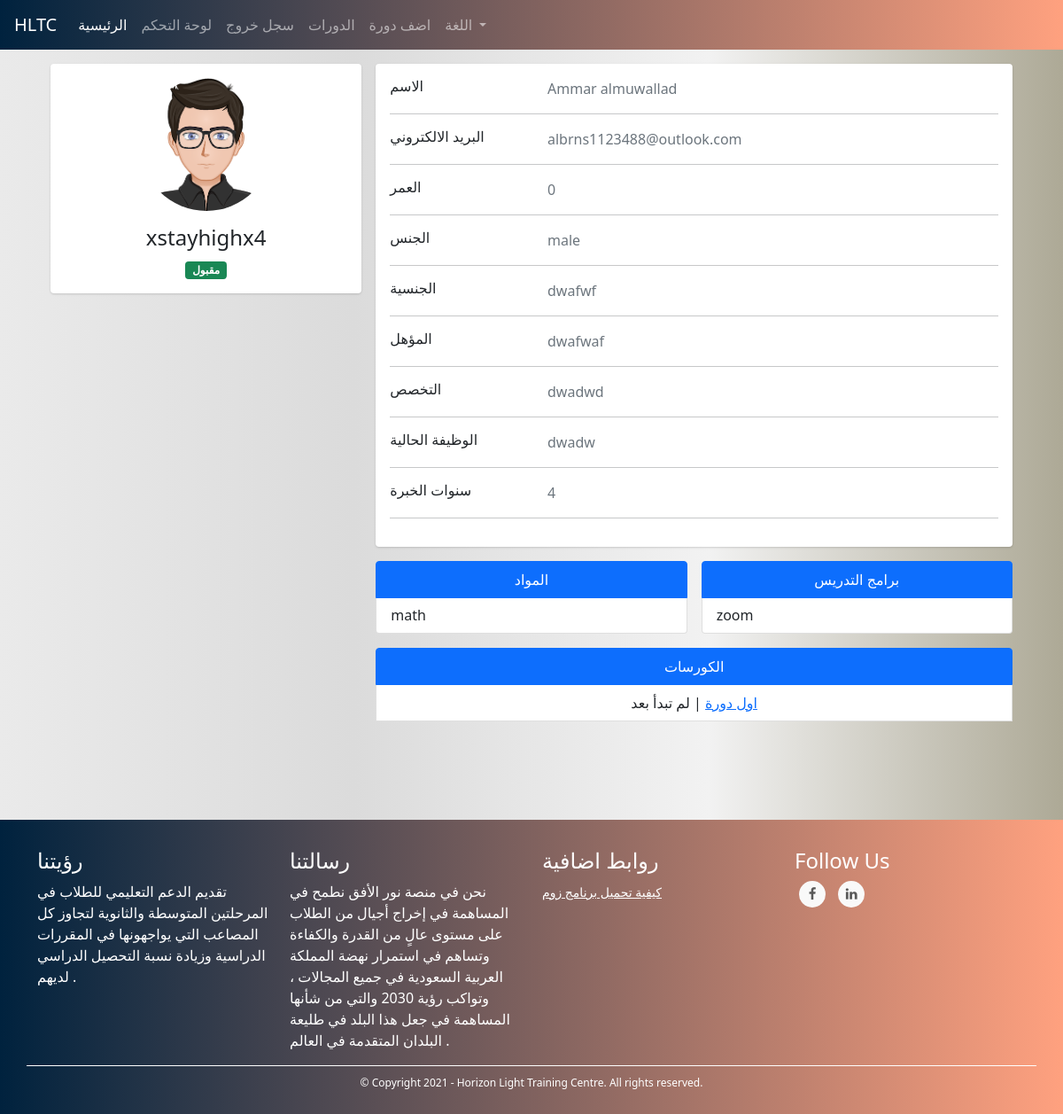
Before: /admins/user/3 (signed in) with the older database file.
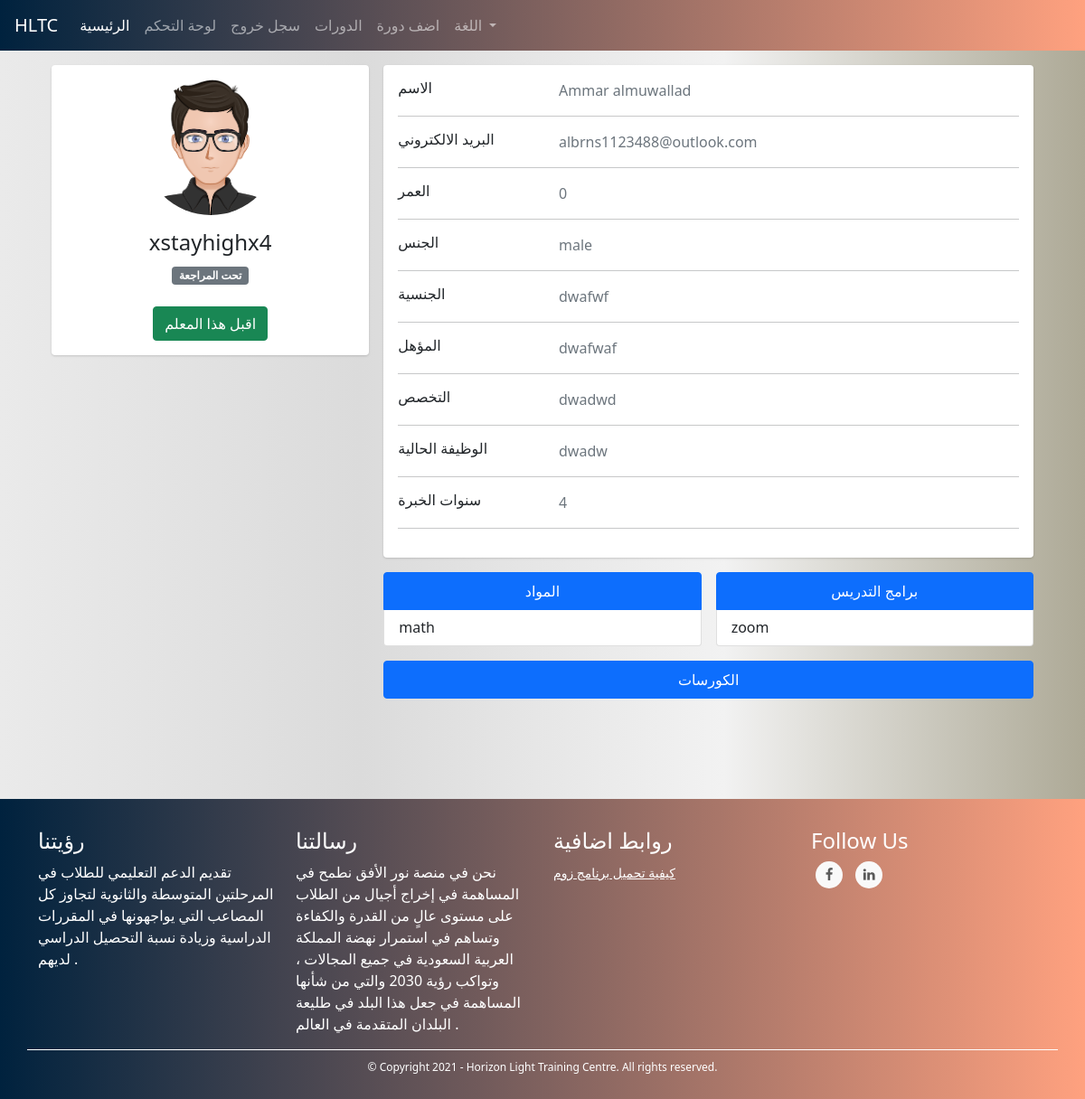
After: the same page with the newer database file.
### TUTOR/models.py (models this page shows, shortened)
class UserModel(db.Model, UserMixin):
    id = db.Column(db.Integer, primary_key=True)
    first_name = db.Column(db.String(128), nullable=False)
    last_name = db.Column(db.String(128), nullable=False)
    username = db.Column(db.String(20), unique=True, nullable=False)
    email = db.Column(db.String(256), unique=True, nullable=False)
    password = db.Column(db.String(255), nullable=False)
    user_type = db.Column(db.String(30), nullable=False)
    _gender = db.Column(db.Boolean, nullable=False, default=True)
    email_confirmation_code = db.Column(db.String(5), nullable=True)
    is_confirmed = db.Column(db.Boolean, nullable=False, default=False)
    creation_date = db.Column(db.DateTime, nullable=False, default=datetime.utcnow)
    admin_data_model = db.relationship('AdminDataModel', backref='user', uselist=False)
    tutor_data_model = db.relationship('TutorDataModel', backref='user', uselist=False)
    student_data_model = db.relationship('StudentDataModel', backref='user', uselist=False)
    @property
    def full_name(self):
        return self.first_name + " " + self.last_name
    @property
    def gender(self):
        return "male" if self._gender else "female"

class TutorDataModel(db.Model):
    id = db.Column(db.Integer, primary_key=True)
    date_of_birth = db.Column(db.DateTime, nullable=False)
    nationality = db.Column(db.String(30), nullable=False)
    qualification = db.Column(db.String(35), nullable=False)
    major = db.Column(db.String(35), nullable=False)
    current_job = db.Column(db.String(50), nullable=False)
    _subjects = db.Column(db.String(), nullable=False) # [subject1, subject2, ...]
    years_of_experience = db.Column(db.Integer, nullable=False)
    _tools_used_for_online_tutoring = db.Column(db.String(), nullable=False) # [tool1, tool2, ...]
    is_accepted = db.Column(db.Boolean, nullable=False, default=False)
    courses = db.relationship('CourseModel', backref='tutor')
    user_id = db.Column(db.Integer, db.ForeignKey('user_model.id'))
    @property
    def age(self):
        return int((datetime.date(datetime.utcnow()) - datetime.date(self.date_of_birth)).days / 365)
    @property
    def subjects(self):
        return json.loads(self._subjects)
    @property
    def tools_used_for_online_tutoring(self):
        return json.loads(self._tools_used_for_online_tutoring)

class CourseModel(db.Model):
    id = db.Column(db.Integer, primary_key=True)
    name = db.Column(db.String(130), nullable=False)
    description = db.Column(db.String(1000), nullable=False)
    subject = db.Column(db.String(), nullable=False)
    price = db.Column(db.Integer, nullable=False)
    min_students = db.Column(db.Integer, nullable=False)
    max_students = db.Column(db.Integer, nullable=False)
    currency = db.Column(db.String(3), nullable=False)
    began = db.Column(db.Boolean, nullable=False, default=False)
    ended = db.Column(db.Boolean, nullable=False, default=False)
    course_type = db.Column(db.Integer, nullable=False) # 1 for start when min number # 2 for start with min and date
    _period = db.Column(db.Integer, nullable=True) # days
    _start_date = db.Column(db.DateTime, nullable=True)
    _end_date = db.Column(db.DateTime, nullable=True)
    links = db.Column(db.String(), nullable=False) # {"zoom": "link", ....}
    weekly_time_table_json  = db.Column(db.String(1000), nullable=False) # {"saturday": {"from": ..., "to": ...}, ...}
    _state = db.Column(db.String(), nullable=False, default=json.dumps({"state_code": 1, "state_string": "لم تبدأ بعد", "allowed_actions": ["join", "view", "start", "cancel"]})) # {"state_code": 2, "state_string": "قائم", "allowed_actions": ["view", "end"]} {"state_code": 3, "state_string": "انتهى", "allowed_actions": ["delete"]} {"state_code": 4, "state_string": "ملغي", "allowed_actions": ["delete"]}
    number_of_students_paid = db.Column(db.Integer, nullable=False, default=0)
    have_sent_first_payment_emails = db.Column(db.Boolean, nullable=False, default=False)
    created_by_admin = db.Column(db.Boolean, nullable=False)
    creation_date = db.Column(db.DateTime, nullable=False, default=datetime.utcnow)
    payment_model = db.relationship('PaymentModel', backref='course', uselist=False)
    tutor_data_model_id = db.Column(db.Integer, db.ForeignKey('tutor_data_model.id'),
        nullable=False)
    @property
    def state(self): # hold the course's state for example (is it runnung or hasn't began yet...) this helps with determaning what to do with the couse next for example (if it's running we should look into if it should end)
        return json.loads(self._state)
    def start(self):
        self.began = True
        self._state = json.dumps({"state_code": 2, "state_string": "قائم", "allowed_actions": ["view", "end", "cancel"]})
        if self.course_type == 1:
            now = datetime.date(datetime.utcnow())
            self._start_date = now
            self._end_date = now + timedelta(days=self.period)
        db.session.commit()
        for sdm in self.students: # the paymetn is when a student joins not when the course begins bcz the course wont begin if students didn't pay
            send_student_course_start_email(sdm.user, self)
        send_tutor_course_start_email(self.tutor.user, self)
        return True
    def end(self):
        self.ended = True
        self._state = json.dumps({"state_code": 3, "state_string": "انتهى", "allowed_actions": ["delete"]})
        db.session.commit()
        for sdm in self.students:
            send_student_course_ended_email(sdm.user, self)
        send_tutor_course_ended_email(self.tutor.user, self)
        return True
    def cancel(self):
        self._state = json.dumps({"state_code": 4, "state_string": "ملغي", "allowed_actions": ["delete"]})
        db.session.commit()
        self.payment_model.refund_all()
        for sdm in self.students:
            send_student_course_canceled_email(sdm.user, self)
        send_tutor_course_canceled_email(self.tutor.user, self)

### TUTOR/ADMINISTRATION/routes.py (the view)
@admins_blueprint.route("/admins/user/<user_id>", methods=["GET"])
@login_required(ADMIN_TYPES)
def user_detailed_view(user_id): # admin only
    user = UserModel.query.get(user_id)
    user_type = user.user_type
    if user_type == "tutor":
        return render_template("admins/users/new_tutor.html", user=user)
    elif user_type == "student":
        return render_template("admins/users/new_student.html", user=user)
    elif user_type in ADMIN_TYPES:
        return render_template("admins/users/new_admin.html", user=user)

### TUTOR/templates/admins/users/new_tutor.html (shortened to what this page needs)
{% extends "template.html" %}
{% block content %}
<link rel="stylesheet" href="{{ url_for('static', filename='css/students/profile.css') }}">
<div class="container">
    <div class="main-body">
      <div class="row justify-content-center">
        <div class="col-sm-7 my-col">
        </div>
    </div>
          <div class="row gutters-sm">
            <div class="col-md-4 mb-3">
              <div class="card">
                <div class="card-body">
                  <div class="d-flex flex-column align-items-center text-center">
                    {% if user._gender  %}
                    <img src="{{ url_for('static', filename='images/male_student.png') }}" alt="Admin" class="rounded-circle" width="150">
                    {% else %}
                    <img src="{{ url_for('static', filename='images/female_tutor.jpg') }}" alt="Admin" class="rounded-circle" width="150">
                    {% endif %}
                    <div class="mt-3">
                      <h4>{{ user.username }}</h4>
                      {% if user.tutor_data_model.is_accepted %}
                      <span class="badge bg-success">مقبول</span>
                      {% else %}
                      <span class="badge bg-secondary">تحت المراجعة</span>
                      <br><br>
                      <a href="{{ url_for('admins_blueprint.accept_tutor', tutor_id=user.tutor_data_model.id) }}"><button type="button" class="btn btn-success">اقبل هذا المعلم</button></a>
                      {% endif %}
                    </div>
                  </div>
                </div>
              </div>
            </div>
            <div class="col-md-8">
              <div class="card mb-3">
                <div class="card-body">
                  <div class="row">
                    <div class="col-sm-3">
                      <h6 class="mb-0">الاسم</h6>
                    </div>
                    <div class="col-sm-9 text-secondary">
                      {{ user.full_name }}
                    </div>
                  </div>
                  <hr>
                  <div class="row">
                    <div class="col-sm-3">
                      <h6 class="mb-0">البريد الالكتروني</h6>
                    </div>
                    <div class="col-sm-9 text-secondary">
                      {{ user.email }}
                    </div>
                  </div>
                  <hr>
                  <div class="row">
                    <div class="col-sm-3">
                      <h6 class="mb-0">العمر</h6>
                    </div>
                    <div class="col-sm-9 text-secondary">
                      {{ user.tutor_data_model.age }}
                    </div>
                  </div>
                  <hr>
                  <div class="row">
                    <div class="col-sm-3">
                      <h6 class="mb-0">الجنس</h6>
                    </div>
                    <div class="col-sm-9 text-secondary">
                      {{ user.gender }}
                    </div>
                  </div>
                  <hr>
                  <div class="row">
                    <div class="col-sm-3">
                      <h6 class="mb-0">الجنسية</h6>
                    </div>
                    <div class="col-sm-9 text-secondary">
                      {{ user.tutor_data_model.nationality }}
                    </div>
                  </div>
                  <hr>
                  <div class="row">
                    <div class="col-sm-3">
                      <h6 class="mb-0">المؤهل</h6>
                    </div>
                    <div class="col-sm-9 text-secondary">
                      {{ user.tutor_data_model.qualification }}
                    </div>
                  </div>
                  <hr>
                  <div class="row">
                    <div class="col-sm-3">
                      <h6 class="mb-0">التخصص</h6>
                    </div>
                    <div class="col-sm-9 text-secondary">
                      {{ user.tutor_data_model.major }}
                    </div>
                  </div>
                  <hr>
                  <div class="row">
                    <div class="col-sm-3">
                      <h6 class="mb-0">الوظيفة الحالية</h6>
                    </div>
                    <div class="col-sm-9 text-secondary">
                      {{ user.tutor_data_model.current_job }}
                    </div>
                  </div>
                  <hr>
                  <div class="row">
                    <div class="col-sm-3">
                      <h6 class="mb-0">سنوات الخبرة</h6>
                    </div>
                    <div class="col-sm-9 text-secondary">
                      {{ user.tutor_data_model.years_of_experience }}
                    </div>
                  </div>
                  <hr>
                </div>
              </div>
              <div class="row gutters-sm">
                <div class="col-sm-6 mb-3">
                    <ul class="list-group">
                        <li class="list-group-item active" aria-current="true"><center>المواد</center></li>
                        {% for subject in user.tutor_data_model.subjects %}
                        <li class="list-group-item">{{ subject }}</li>
                        {% endfor %}
                      </ul>
                </div>
                <div class="col-sm-6 mb-3">
                    <ul class="list-group">
                        <li class="list-group-item active" aria-current="true"><center>برامج التدريس</center></li>
                        {% for tool in user.tutor_data_model.tools_used_for_online_tutoring %}
                        <li class="list-group-item">{{ tool }}</li>
                        {% endfor %}
                      </ul>
                </div>
              <div class="col-sm-12 mb-6">
                <ul class="list-group">
                    <li class="list-group-item active" aria-current="true"><center>الكورسات</center></li>
                    {% for course in user.tutor_data_model.courses %}
                    <center><li class="list-group-item"><a href="{{ url_for('courses_blueprint.course', course_id=course.id) }}">{{ course.name }}</a> | {{ course.state.state_string }}</li></center>
                    {% endfor %}
                  </ul>
            </div>
        </div>
            </div>
          </div>
        </div>
    </div>
    <br><br><br><br>
{% endblock %}

Changed rows visible on the page:
removed CourseModel: name "اول دورة", state.state_string "لم تبدأ بعد"
changed TutorDataModel "dwafwf": is_accepted True → False (drawn)
Other visible differences:
text no longer shown: "مقبول"
text now shown: "تحت المراجعة اقبل هذا المعلم"
